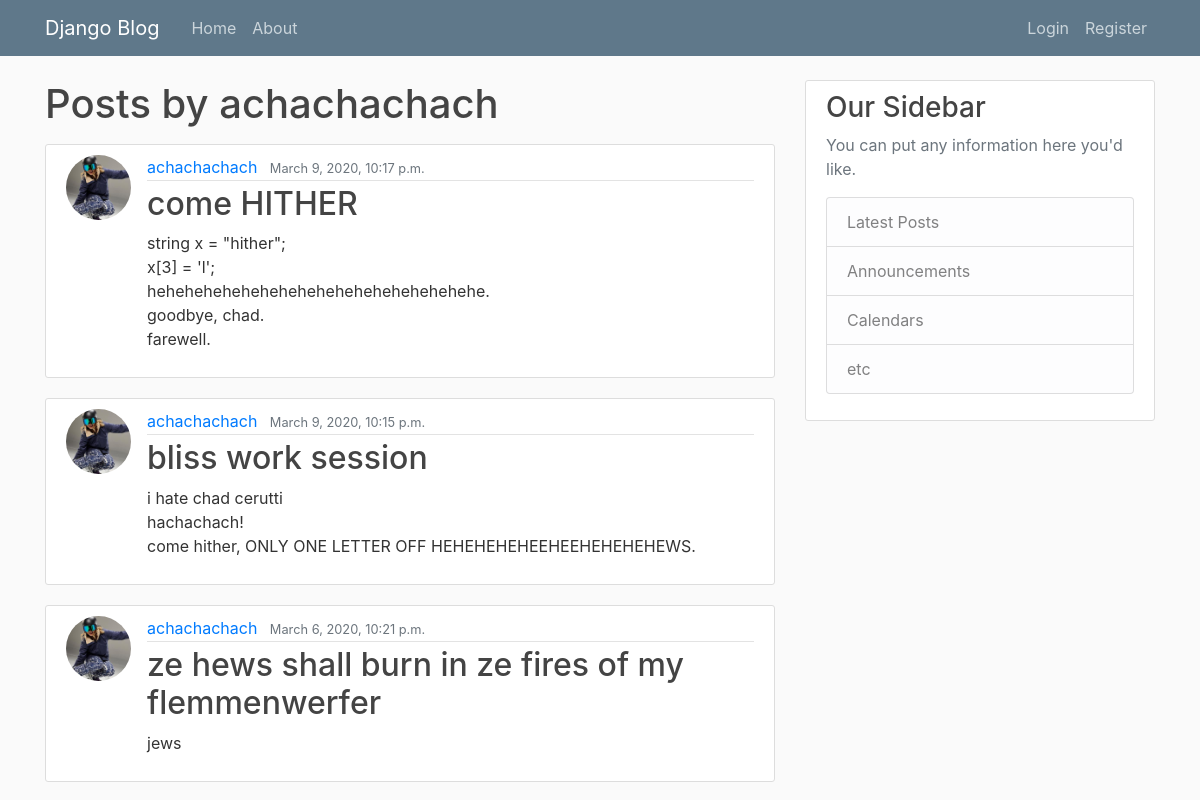
/user/achachachach, run on an earlier commit of the app's database.
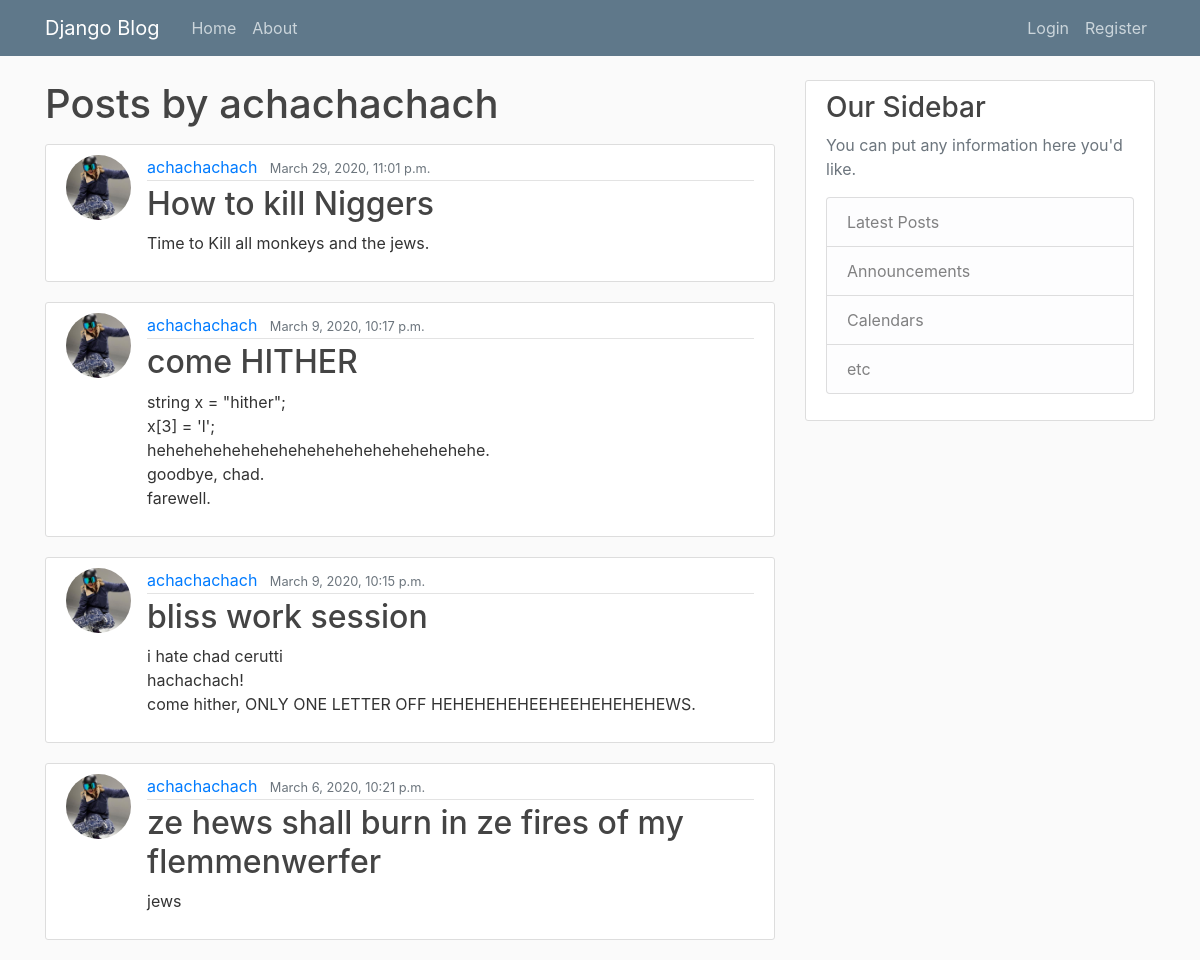
And on a later commit of the database.
### blog/models.py (models this page shows, shortened)
class Post(models.Model):
  title = models.CharField(max_length=100)
  content = models.TextField()
  date_posted = models.DateTimeField(default=timezone.now)
  author = models.ForeignKey(User, on_delete=models.CASCADE)

### users/models.py (models this page shows, shortened)
class Profile(models.Model):
  user = models.OneToOneField(User, on_delete=models.CASCADE)
  biography = models.TextField()
  image = models.ImageField(default='default.jpg', upload_to='profile_pics')

### blog/views.py (the view)
# urls.py: path('user/<str:username>', UserPostListView.as_view(), name='user-posts')
class UserPostListView(ListView):
  model = Post
  template_name = 'blog/user_posts.html'
  context_object_name = 'posts'
  paginate_by = 5
  def get_queryset(self):
    user = get_object_or_404(User, username=self.kwargs.get('username'))
    return Post.objects.filter(author = user).order_by('-date_posted')

### blog/templates/blog/user_posts.html (shortened to what this page needs)
{% extends "blog/base.html" %}
{% block content %}
<h1 class="mb-3"> Posts by {{ view.kwargs.username }} </h1>
  {% for post in posts %}
    <article class="media content-section">
      <img class="rounded-circle article-img" src="{{ post.author.profile.image.url }}">
      <div class="media-body">
        <div class="article-metadata">
          <a class="mr-2" href="{% url 'user-posts' post.author.username %}">{{ post.author }}</a>
          <small class="text-muted">{{ post.date_posted }}</small>
        </div>
        <h2><a class="article-title" href="{% url 'post-detail' post.id %}">{{ post.title }}</a></h2>
        <p class="article-content">{{ post.content }}</p>
      </div>
    </article>
  {% endfor %}
{% endblock content %}

What changed in the data, as far as the page shows it:
added Post: author.profile.image (placeholder picture), author "achachachach", date_posted "March 29, 2020, 11:01 p.m.", title "How to kill Niggers", content "Time to Kill all monkeys and the jews."
